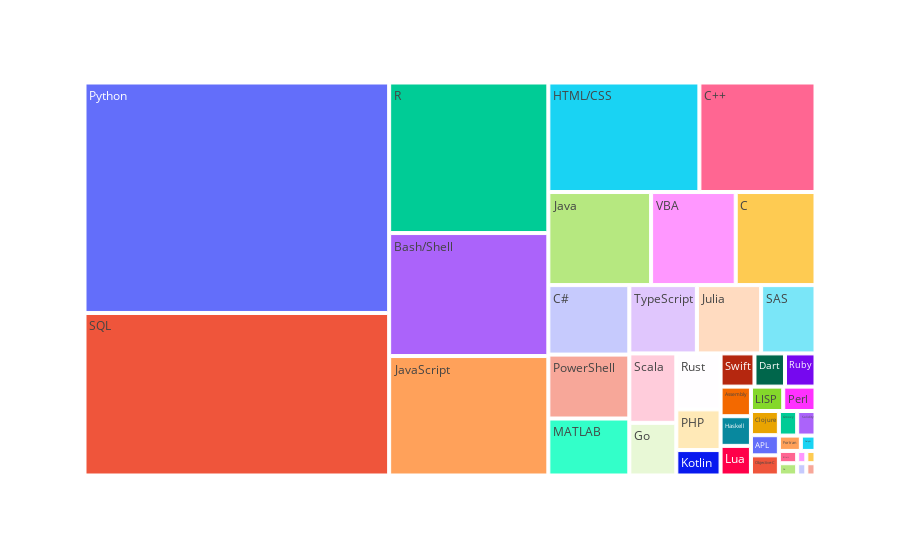

Source (notebook cell):
### Code cell
languages = data_analyst_data['LanguageHaveWorkedWith']
#데이터 확인
languages
#프로그래밍 언어 데이터 추출
languages = data_analyst_data['LanguageHaveWorkedWith']
#데이터 확인
languages
#데이터 문자열 변환 후 구분자(;)로 구분
languages = languages.str.split(';')

#데이터 확인
languages
#리스트 항목을 행으로 나누기
exploded_languages = languages.explode()

#데이터 확인
exploded_languages
#프로그래밍 별 응답 수 구하기
size_by_languages = exploded_languages.groupby(exploded_languages).size()

#데이터 빈도 역순으로 정렬
size_by_languages.sort_values(ascending=False, inplace=True)
size_by_languages
#데이터프레임 만들기 위한 딕셔너리 만들기
frame = {'language': size_by_languages.index, 'count': size_by_languages.values}

#데이터프레임 만들기
size_by_languages_df = pd.DataFrame(frame)
size_by_languages_df.head(10)
#매트플랏립 라이브러리 탑재
import matplotlib.pyplot as plt

#Wordcloud 라이브러리 탑재
from wordcloud import WordCloud\
#데이터프레임을 딕셔너리로 변경하기
size_by_languages.to_dict()
#plotly.express 모듈 탑재
import plotly.express as px

#트리맵 그리기
fig = px.treemap(size_by_languages_df, path=['language'], values='count')
fig.show()
#결손치 제거
languages.dropna(inplace=True)

#필터링을 위한 리스트로 변환
lang_list = languages.to_list()

#일부 값 확인
lang_list[:10]

### Figure 1 — Plotly figure (JSON) as saved in the notebook; plotly's stock layout.template omitted (floating-point values rounded to 4 significant figures)
{"data": [{"branchvalues": "total", "domain": {"x": [0, 1], "y": [0, 1]}, "hovertemplate": "labels=%{label}<br>count=%{value}<br>parent=%{parent}<br>id=%{id}<extra></extra>", "ids": ["APL", "Assembly", "Bash/Shell", "C", "C#", "C++", "COBOL", "Clojure", "Crystal", "Dart", "Delphi", "Elixir", "Erlang", "F#", "Fortran", "Go", "Groovy", "HTML/CSS", "Haskell", "Java", "JavaScript", "Julia", "Kotlin", "LISP", "Lua", "MATLAB", "OCaml", "Objective-C", "PHP", "Perl", "PowerShell", "Python", "R", "Ruby", "Rust", "SAS", "SQL", "Scala", "Solidity", "Swift", "TypeScript", "VBA"], "labels": ["APL", "Assembly", "Bash/Shell", "C", "C#", "C++", "COBOL", "Clojure", "Crystal", "Dart", "Delphi", "Elixir", "Erlang", "F#", "Fortran", "Go", "Groovy", "HTML/CSS", "Haskell", "Java", "JavaScript", "Julia", "Kotlin", "LISP", "Lua", "MATLAB", "OCaml", "Objective-C", "PHP", "Perl", "PowerShell", "Python", "R", "Ruby", "Rust", "SAS", "SQL", "Scala", "Solidity", "Swift", "TypeScript", "VBA"], "name": "", "parents": ["", "", "", "", "", "", "", "", "", "", "", "", "", "", "", "", "", "", "", "", "", "", "", "", "", "", "", "", "", "", "", "", "", "", "", "", "", "", "", "", "", ""], "type": "treemap", "values": [5, 8, 174, 66, 50, 113, 1, 6, 1, 9, 2, 2, 1, 2, 3, 22, 4, 147, 8, 85, 169, 39, 10, 7, 8, 41, 1, 5, 16, 7, 46, 624, 213, 9, 22, 33, 440, 29, 4, 10, 41, 70]}], "layout": {"legend": {"tracegroupgap": 0}, "margin": {"t": 60}}}
